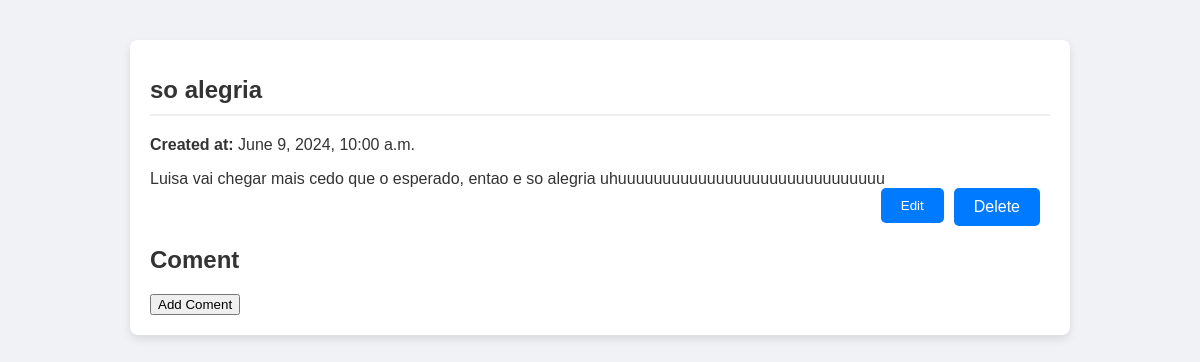
Screenshot of /view/5/ with the database file from the repository.
### note/models.py (models this page shows, shortened)
class Note(models.Model):
    title = models.CharField(max_length=200)
    content = models.TextField()
    created_at = models.DateTimeField(auto_now_add=True)

### note/views.py (the view)
# urls.py: path('view/<int:pk>/', views.view_note, name='view_note'),
def view_note(request, pk):
    note = get_object_or_404(Note, pk=pk)
    return render(request, 'note/view.html', {'note': note})

### note/templates/note/view.html (shortened to what this page needs)
{% extends 'note/base.html' %}
{% block content %}
<h1>{{ note.title }}</h1>
<p><strong>Created at:</strong> {{ note.created_at|date:"F j, Y, g:i a" }}</p>
<div>{{ note.content }}</div>
<div class="note-actions">
    <a href="{% url 'update_note' note.pk %}">
        <button type="submit" class="button edit">Edit</button>
    </a>
    <a href="{% url 'delete_note' note.pk %}" class="button delete">Delete</a>
</div>
<h2>Coment</h2>
<a href="{% url 'create_post' note.pk %}">
    <button>Add Coment</button>
</a>
{% endblock %}

### note/static/note/style.css (style rules this page uses)
body { font-family: Arial, sans-serif; background-color: #f0f2f5; margin: 0; padding: 0; color: #333; }
h1 { color: #333; font-size: 24px; border-bottom: 2px solid #eee; padding-bottom: 10px; margin-bottom: 20px; }
a { color: #007BFF; text-decoration: none; }
.button { color: #fff; border: none; padding: 10px 20px; border-radius: 5px; cursor: pointer; text-decoration: none; display: inline-block; text-align: center; background-color: #007BFF; }
.note-actions { display: flex; justify-content: flex-end; }
.note-actions a { margin-right: 10px; }

### rows the page displays
Note: title "so alegria", created_at "June 9, 2024, 10:00 a.m.", content "Luisa vai chegar mais cedo que o esperado, entao e so alegria uhuuuuuuuuuuuuuuuuuuuuuuuuuuuuuu"
